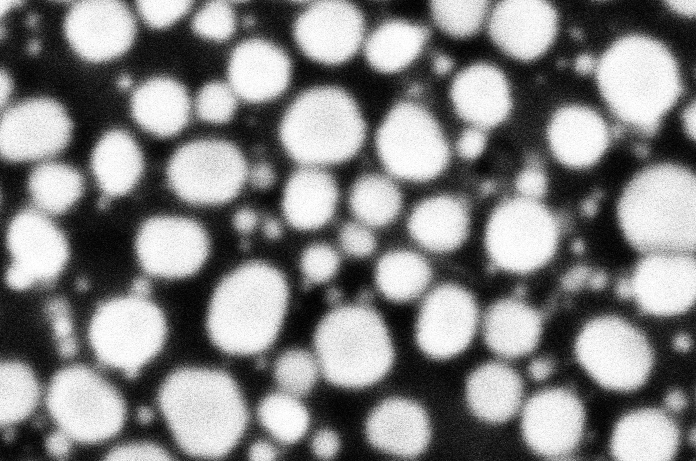
#> input picture test.tif, 696 x 461 px
$ python -i edgeextraction.py   (imports and definitions only)   (older library calls are emulated)
#> lines starting #> are read from the running program, lines starting #| are printed output that depends on the picture
import cv2
import numpy as np
import matplotlib.pyplot as plt
from scipy.ndimage import gaussian_filter
from scipy.spatial.distance import cosine
import seaborn as sns

def detect_edges_and_normals(image_path, sigma=2, num_points=200, margin=30):
    # 1. 读取图像并转换为灰度图像
#> called with image_path = 'test.tif', sigma = 2, num_points = 200, margin = 30
    image = cv2.imread(image_path, cv2.IMREAD_GRAYSCALE)
#> image is the input picture: shape (461, 696); min 0, max 255, mean 130.4

    # 2. 对图像进行高斯平滑处理以减少噪声
    smoothed_image = gaussian_filter(image, sigma)

    # 3. 使用 Canny 算子进行边缘检测
    edges = cv2.Canny(smoothed_image, 50, 150)
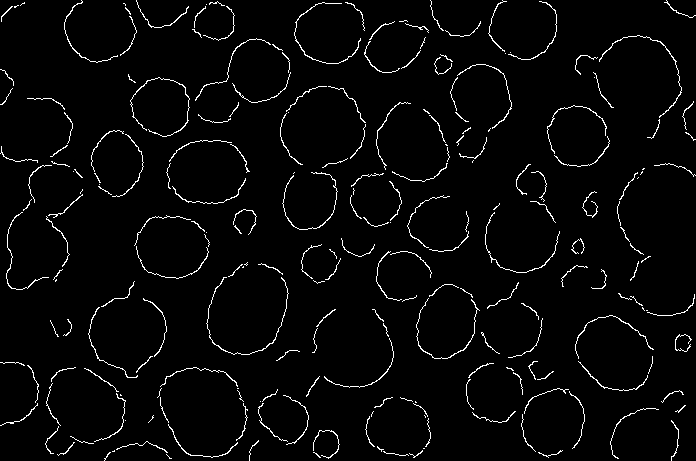
#> edges: shape (461, 696); 3.1% white in thin lines or dots

    # 4. 计算图像梯度的幅度和方向
    sobelx = cv2.Sobel(smoothed_image, cv2.CV_64F, 1, 0, ksize=3)  # x方向的梯度
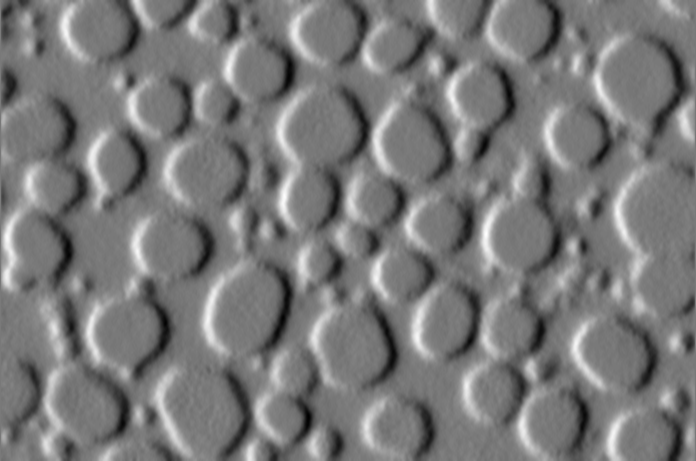
#> sobelx: shape (461, 696) float64; min -162, max 178, mean 0.1; drawn with min black and max white
    sobely = cv2.Sobel(smoothed_image, cv2.CV_64F, 0, 1, ksize=3)  # y方向的梯度
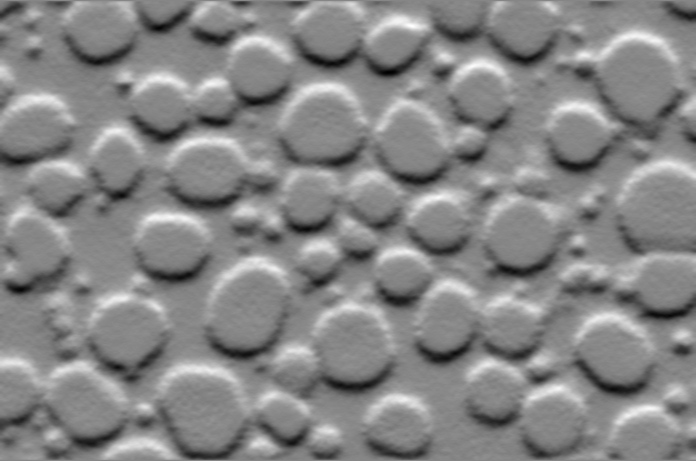
#> sobely: shape (461, 696) float64; min -174, max 156, mean -0.7; drawn with min black and max white

    # 计算梯度方向
    gradient_direction = np.arctan2(sobely, sobelx)
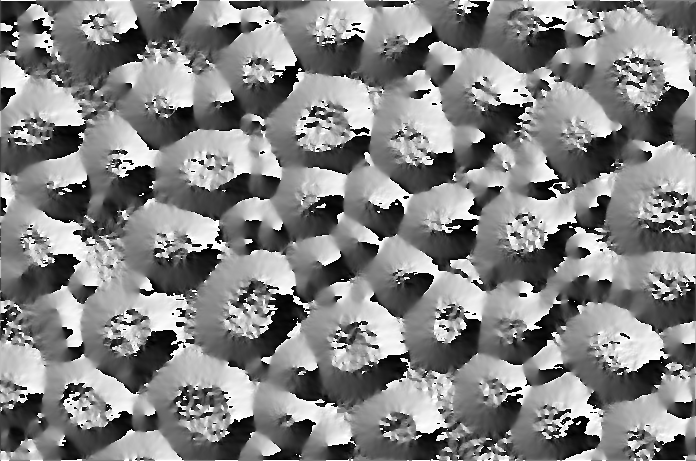
#> gradient_direction: shape (461, 696) float64; min -3.14, max 3.14, mean 0.115; drawn with min black and max white

    # 找到边缘像素的位置
    edge_points = np.argwhere(edges > 0)
#> edge_points = 9884 pairs, first value 0 to 460, second value 0 to 695

    # 过滤掉靠近边缘的点，以避免法线超出图像边缘
    filtered_points = [point for point in edge_points if margin <= point[0] < image.shape[0] - margin and margin <= point[1] < image.shape[1] - margin]
#> filtered_points = 7849 pairs, first value 30 to 430, second value 30 to 665
    filtered_points = np.array(filtered_points)

    # 随机选择一些边缘点来可视化
    selected_points = filtered_points[np.random.choice(filtered_points.shape[0], num_points, replace=False)]
#> selected_points = 200 pairs, first value 32 to 427, second value 32 to 663

    return selected_points, gradient_direction, smoothed_image, image

# [122 lines left out: functions extract_normal_intensities, average_normal_intensities, calculate_intensity_similarity, filter_outliers_by_gray_value, visualize_results, not called in this run]

>>> result = detect_edges_and_normals('test.tif')
